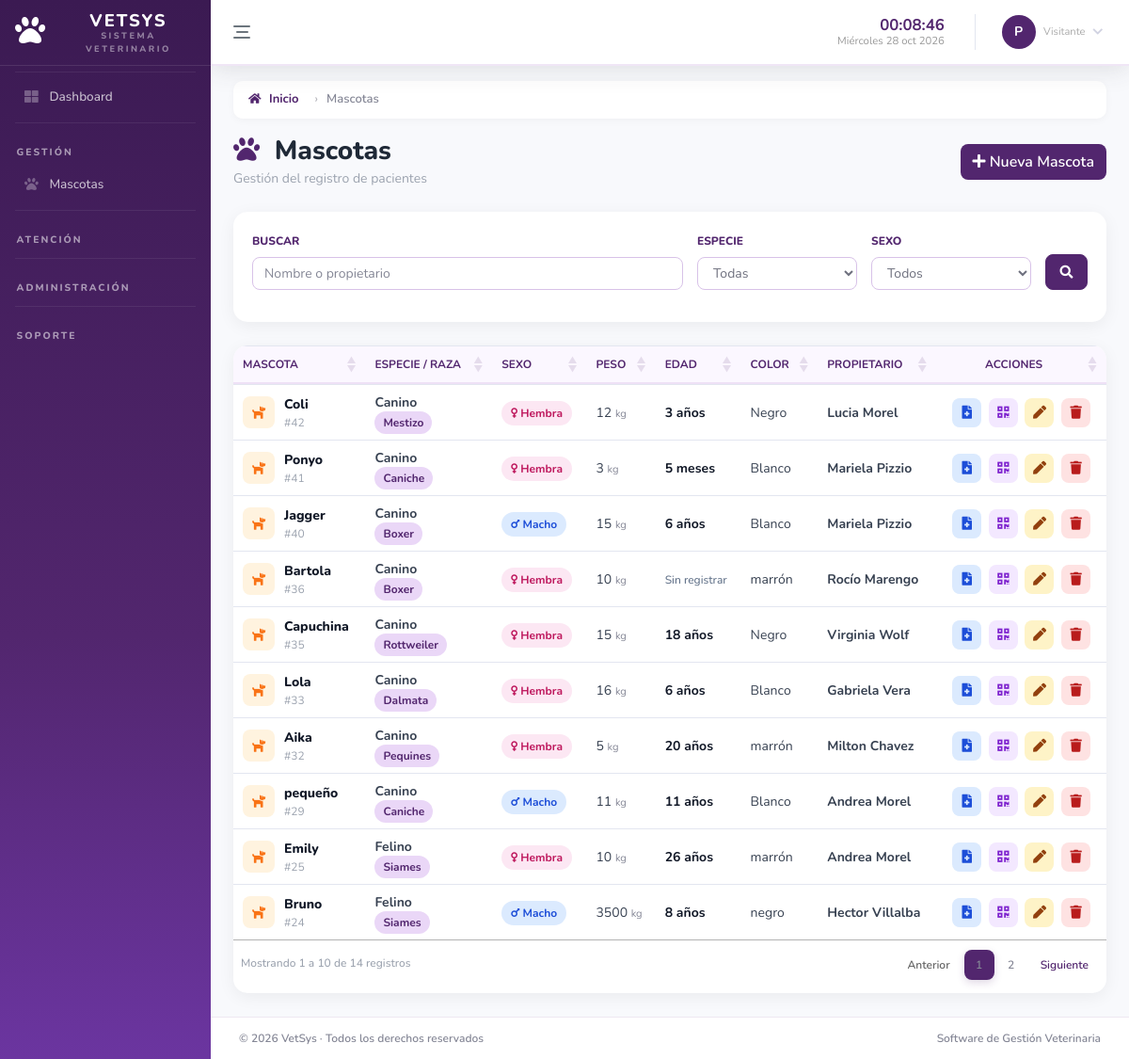
The app's page /modules/pets/index.php (signed in) with its own data.
### tables this page shows
CREATE TABLE `modulo` (
  `id_modulo` int NOT NULL AUTO_INCREMENT,
  `nombre_modulo` varchar(80) NOT NULL,
  `ruta` varchar(150) NOT NULL,
  `icono` varchar(50) DEFAULT NULL,
  `estado` tinyint DEFAULT '1',
  `categoria` varchar(50) NOT NULL,
  `orden` int NOT NULL DEFAULT '0',
  PRIMARY KEY (`id_modulo`)
);

CREATE TABLE `mascota` (
  `id_mascota` int NOT NULL AUTO_INCREMENT,
  `id_especie` int NOT NULL,
  `id_cliente` int NOT NULL,
  `fecha_nacimiento` date DEFAULT NULL,
  `edad` int DEFAULT NULL,
  `unidad_edad` enum('dias','meses','años') DEFAULT NULL,
  `color` varchar(50) DEFAULT NULL,
  `nombre_mascota` varchar(100) NOT NULL,
  `peso` decimal(6,2) DEFAULT NULL,
  `sexo` varchar(20) DEFAULT NULL,
  `activo` tinyint DEFAULT '1',
  `condicion_especial` text,
  `cuidados_especiales` text,
  `token_publico` varchar(64) DEFAULT NULL,
  `condicion_otra` varchar(100) DEFAULT NULL,
  `ficha_publica` tinyint(1) NOT NULL DEFAULT '0',
  `mostrar_telefono` tinyint(1) NOT NULL DEFAULT '0',
  `consentimiento_qr` tinyint(1) NOT NULL DEFAULT '0',
  `fecha_consentimiento_qr` datetime DEFAULT NULL,
  `mostrar_domicilio` tinyint(1) NOT NULL DEFAULT '0',
  `foto` varchar(255) DEFAULT NULL,
  PRIMARY KEY (`id_mascota`),
  UNIQUE KEY `token_publico` (`token_publico`),
  KEY `id_especie` (`id_especie`),
  KEY `id_cliente` (`id_cliente`),
  CONSTRAINT `mascota_ibfk_1` FOREIGN KEY (`id_especie`) REFERENCES `especie` (`id_especie`),
  CONSTRAINT `mascota_ibfk_2` FOREIGN KEY (`id_cliente`) REFERENCES `cliente` (`id_cliente`)
);

CREATE TABLE `especie` (
  `id_especie` int NOT NULL AUTO_INCREMENT,
  `nombre_especie` varchar(100) NOT NULL,
  `raza` varchar(100) DEFAULT NULL,
  `activo` tinyint DEFAULT '1',
  PRIMARY KEY (`id_especie`)
);

### modules/pets/views/index.php (the view, shortened to what the rows shown need)
<?php
require_once '../../app/menu.php';
?>
<!DOCTYPE html>
<html lang="es">
<head>
    <link href="../../vendor/fontawesome-free/css/all.min.css" rel="stylesheet">
    <link href="../../css/sb-admin-2.min.css" rel="stylesheet">
    <link href="../../css/indexpet.css" rel="stylesheet">
    <link rel="stylesheet" href="https://cdn.datatables.net/1.13.8/css/jquery.dataTables.min.css">
    <link rel="stylesheet" href="https://cdn.datatables.net/buttons/2.4.2/css/buttons.dataTables.min.css">
</head>
<body>
<div class="container-fluid">
    <div class="d-flex justify-content-between align-items-center flex-wrap mb-3">
        <div>
            <h1 class="h3 page-title">
                <i class="fas fa-paw mr-2"></i> Mascotas
            </h1>
        </div>
    </div>
    <div class="table-card">
        <div class="table-responsive">
            <table id="tablaMascotas" class="table table-hover">
                <thead>
                    <tr>
                        <th>Mascota</th>
                        <th>Especie / Raza</th>
                        <th>Sexo</th>
                        <th>Peso</th>
                        <th>Edad</th>
                        <th>Color</th>
                        <th>Propietario</th>
                        <th class="text-center">Acciones</th>
                    </tr>
                </thead>
                <tbody>
                    <?php if ($mascotas->num_rows > 0) { ?>
                        <?php while ($row = $mascotas->fetch_object()) { ?>
                            <tr>
                                <td>
                                    <div class="d-flex align-items-center">
                                        <span class="pet-icon">
                                            <i class="fas fa-dog"></i>
                                        </span>
                                        <div>
                                            <div class="pet-name"><?= htmlspecialchars($row->nombre_mascota ) ?></div>
                                            <div class="pet-id">#<?= $row->id_mascota ?></div>
                                        </div>
                                    </div>
                                </td>
                                <td>
                                    <strong><?= htmlspecialchars($row->nombre_especie) ?></strong><br>
                                    <span class="badge-raza"><?= htmlspecialchars($row->raza) ?></span>
                                </td>
                                <td>
                                    <?php
                                    if ($row->sexo == 'H') {    ?>
                                    <span class="badge-hembra">
                                    <i class="fas fa-venus"></i> Hembra</span>
                                    <?php
                                    } elseif ($row->sexo == 'M') {
                                    ?>
                                        <span class="badge-macho">
                                            <i class="fas fa-mars"></i> Macho
                                        </span>
                                    <?php
                                    } else {
                                    ?>
                                        —
                                    <?php } ?>
                                </td>
                                    <td>
                                        <?php if ($row->peso !== null && $row->peso !== '') { ?>
                                            <?php
                                            $peso = (float) $row->peso;
                                            $pesoFormateado = rtrim(
                                                rtrim(number_format($peso, 2, ',', ''), '0'),
                                                ','
                                            );
                                            ?>
                                            <?= htmlspecialchars($pesoFormateado) ?>
                                            <small class="text-muted">kg</small>
                                        <?php } else { ?>
                                            <span class="data-empty">Sin registrar</span>
                                        <?php } ?>
                                    </td>
                                <td>
                                    <?php if ($row->edad !== null && $row->edad !== '') { ?>
                                        <?php
                                        $unidad = $row->unidad_edad ?? '';
                                        ?>
                                        <span class="mascota-edad">
                                            <?= htmlspecialchars($row->edad) ?>
                                            <?= htmlspecialchars($unidad) ?>
                                        </span>
                                    <?php } else { ?>
                                       <span class="data-empty">Sin registrar</span>
                                    <?php } ?>
                                </td>
                                <td>
                                    <?= !empty($row->color) ? htmlspecialchars($row->color) : '<span class="data-empty">Sin registrar</span>' ?>
                                </td>
                                <td>
                                    <strong><?= htmlspecialchars($row->cliente) ?></strong>
                                </td>
                                <td class="text-center">
                                    <div class="tooltip-action">
                                        <a href="pet_record.php?id=<?= $row->id_mascota ?>"
                                        class="btn-action btn-view">
                                            <i class="fas fa-file-medical"></i>
                                        </a>
                                    </div>
                                    <div class="tooltip-action">
                                        <a href="qr.php?id=<?= $row->id_mascota ?>"
                                        target="_blank"
                                        class="btn-action btn-qr">
                                            <i class="fas fa-qrcode"></i>
                                        </a>
                                    </div>
                                    <div class="tooltip-action">
                                        <a href="edit.php?id=<?= $row->id_mascota ?>"
                                        class="btn-action btn-edit">
                                            <i class="fas fa-pen"></i>
                                        </a>
                                    </div>
                                    <div class="tooltip-action">
                                        <button class="btn-action btn-delete"
                                            data-toggle="modal"
                                            data-target="#modalEliminar"
                                            data-id="<?= $row->id_mascota ?>"
                                            data-nombre="<?= $row->nombre_mascota ?>">
                                            <i class="fas fa-trash"></i>
                                        </button>
                                    </div>
                                </td>
                            </tr>
                        <?php } ?>
                    <?php } ?>
                </tbody>
            </table>
        </div>
    </div>
</div>
</body>
</html>

### app/menu.php (shortened to what the rows shown need)
<?php
require __DIR__ . '/../settings/conexion.php';
$uri = $_SERVER['REQUEST_URI'] ?? '';
function isActive(string $path, string $uri): string {
    return str_contains($uri, $path) ? 'nav-active' : '';
}
    ?>
    <?php
$idPerfil = $_SESSION['id_perfil'];
$sql = "
SELECT
    m.id_modulo,
    m.nombre_modulo,
    m.ruta,
    m.icono,
    m.categoria,
    m.orden
FROM modulo m
INNER JOIN perfil_modulo pm
    ON pm.id_modulo = m.id_modulo
WHERE
    pm.id_perfil = ?
    AND m.estado = 1
ORDER BY
    m.categoria,
    m.orden
";
$stmt = mysqli_prepare($conexion, $sql);
mysqli_stmt_bind_param($stmt, "i", $idPerfil);
mysqli_stmt_execute($stmt);
$resultado = mysqli_stmt_get_result($stmt);
$menu = [];
while ($fila = mysqli_fetch_assoc($resultado)) {
    $menu[$fila['categoria']][] = $fila;
}
?>
<!DOCTYPE html>
<html lang="es">
<head>
    <link href="/SoftwareVet/vendor/fontawesome-free/css/all.min.css" rel="stylesheet">
    <link href="/SoftwareVet/css/sb-admin-2.min.css" rel="stylesheet">
    <link href="/SoftwareVet/css/style_menu.css" rel="stylesheet">
</head>
<body id="page-top" data-sidebar="full">
<div id="wrapper">
    <ul class="navbar-nav sidebar sidebar-dark accordion" id="accordionSidebar">
<?php
if (!empty($menu['Gestión'])):
    foreach ($menu['Gestión'] as $modulo):
?>
<li class="nav-item <?= isActive(parse_url($modulo['ruta'], PHP_URL_PATH), $uri) ?>">
    <a class="nav-link"
       href="<?= htmlspecialchars($modulo['ruta']) ?>"
       data-label="<?= htmlspecialchars($modulo['nombre_modulo']) ?>">
        <i class="fas fa-fw <?= htmlspecialchars($modulo['icono']) ?> nav-icon"></i>
        <span class="nav-text">
            <?= htmlspecialchars($modulo['nombre_modulo']) ?>
        </span>
    </a>
</li>
<?php
    endforeach;
endif;
?>
    </ul>
    <div id="content-wrapper" class="d-flex flex-column">
        <div id="content">

### records on screen
modulo: nombre_modulo "Mascotas"
mascota: nombre_mascota "Coli", id_mascota "42", id_especie.nombre_especie "Canino", id_especie.raza "Mestizo", sexo "H" (drawn), peso "12", edad "3", unidad_edad "años", color "Negro", cliente "Lucia Morel"
mascota: nombre_mascota "Ponyo", id_mascota "41", id_especie.nombre_especie "Canino", id_especie.raza "Caniche", sexo "H" (drawn), peso "3", edad "5", unidad_edad "meses", color "Blanco", cliente "Mariela Pizzio"
mascota: nombre_mascota "Jagger", id_mascota "40", id_especie.nombre_especie "Canino", id_especie.raza "Boxer", sexo "M" (drawn), peso "15", edad "6", unidad_edad "años", color "Blanco", cliente "Mariela Pizzio"
mascota: nombre_mascota "Bartola", id_mascota "36", id_especie.nombre_especie "Canino", id_especie.raza "Boxer", sexo "H" (drawn), peso "10", shows "Sin registrar", color "marrón", cliente "Rocío Marengo"
mascota: nombre_mascota "Capuchina", id_mascota "35", id_especie.nombre_especie "Canino", id_especie.raza "Rottweiler", sexo "H" (drawn), peso "15", edad "18", unidad_edad "años", color "Negro", cliente "Virginia Wolf"
mascota: nombre_mascota "Lola", id_mascota "33", id_especie.nombre_especie "Canino", id_especie.raza "Dalmata", sexo "H" (drawn), peso "16", edad "6", unidad_edad "años", color "Blanco", cliente "Gabriela Vera"
mascota: nombre_mascota "Aika", id_mascota "32", id_especie.nombre_especie "Canino", id_especie.raza "Pequines", sexo "H" (drawn), peso "5", edad "20", unidad_edad "años", color "marrón", cliente "Milton Chavez"
mascota: nombre_mascota "pequeño", id_mascota "29", id_especie.nombre_especie "Canino", id_especie.raza "Caniche", sexo "M" (drawn), peso "11", edad "11", unidad_edad "años", color "Blanco", cliente "Andrea Morel"
mascota: nombre_mascota "Emily", id_mascota "25", id_especie.nombre_especie "Felino", id_especie.raza "Siames", sexo "H" (drawn), peso "10", edad "26", unidad_edad "años", color "marrón", cliente "Andrea Morel"
mascota: nombre_mascota "Bruno", id_mascota "24", id_especie.nombre_especie "Felino", id_especie.raza "Siames", sexo "M" (drawn), peso "3500", edad "8", unidad_edad "años", color "negro", cliente "Hector Villalba"

### other values on screen
$iniciales "P"
$nombrePerfilSeguro "Visitante"
